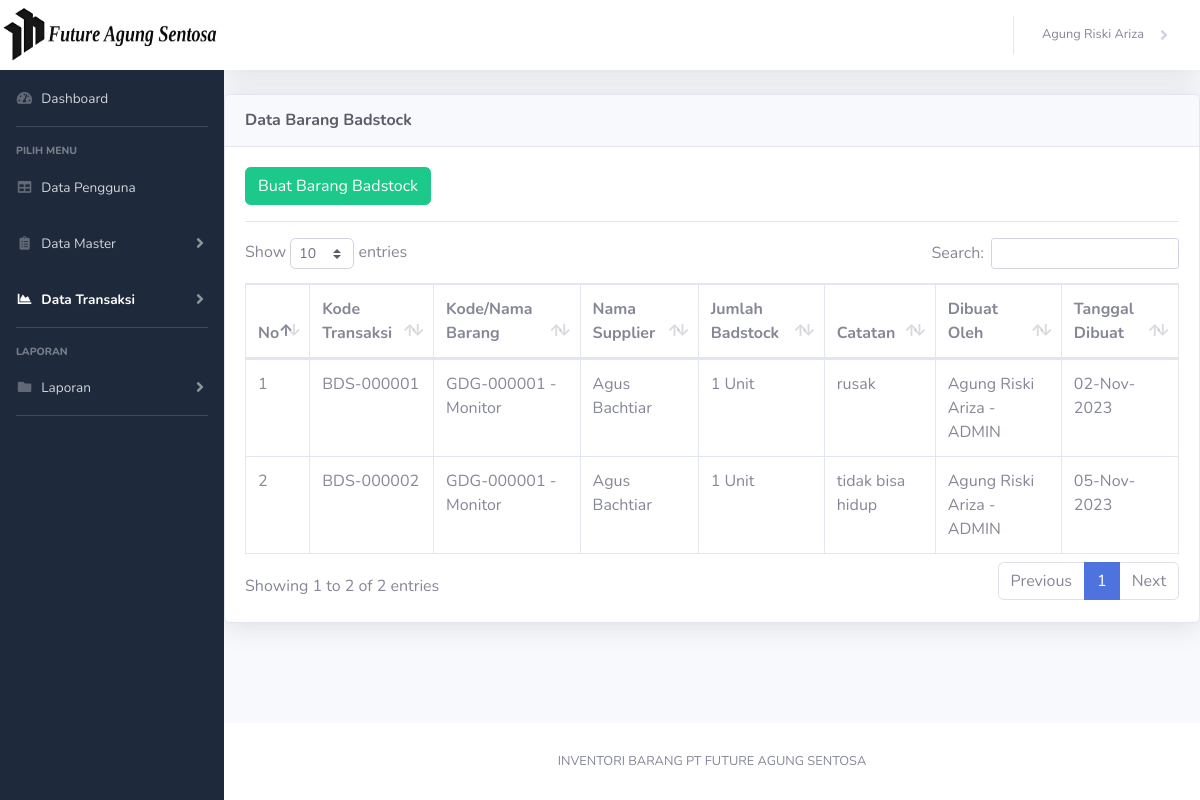
Page /views/data-barang-badstock/ (signed in) on the committed database.
### tables this page shows
CREATE TABLE `barangbadstock` (
  `idBarangBadstock` int(11) NOT NULL,
  `kodeTransaksi` varchar(10) DEFAULT NULL,
  `jumlah` int(11) DEFAULT NULL,
  `tanggal` date DEFAULT NULL,
  `catatan` varchar(255) DEFAULT NULL,
  `user_id` int(11) DEFAULT NULL,
  `gudang_id` int(11) DEFAULT NULL,
  `supplier_id` int(11) DEFAULT NULL
);

CREATE TABLE `gudang` (
  `idBarang` int(11) NOT NULL,
  `kodeBarang` varchar(10) DEFAULT NULL,
  `namaBarang` varchar(50) DEFAULT NULL,
  `jenisBarang` varchar(50) DEFAULT NULL,
  `stok` int(11) DEFAULT NULL,
  `user_id` int(11) DEFAULT NULL
);

CREATE TABLE `supplier` (
  `idSupplier` int(11) NOT NULL,
  `kodeSupplier` varchar(10) DEFAULT NULL,
  `namaSupplier` varchar(50) DEFAULT NULL,
  `nohp` varchar(16) DEFAULT NULL
);

CREATE TABLE `users` (
  `idUser` int(11) NOT NULL,
  `nip` int(15) DEFAULT NULL,
  `nama` varchar(30) DEFAULT NULL,
  `jabatan` enum('pegawai','admin','pimpinan') DEFAULT NULL,
  `password` varchar(255) DEFAULT NULL
);

### views/db.php (called while the page is built, shortened)
<?php
$conn = mysqli_connect("localhost", "root", "", "inventori");
function view($query){
    global $conn;
    $result = mysqli_query($conn, $query);
    $rows = [];
    while( $row = mysqli_fetch_assoc($result)){
        $rows[] = $row;
    }
    return $rows;
}

### views/data-barang-badstock/index.php (the view, shortened to what this page needs)
<?php
    include '../db.php';
    $barangbadstock = view("SELECT * FROM barangbadstock
    INNER JOIN users ON barangbadstock.user_id = users.idUser
    INNER JOIN supplier ON barangbadstock.user_id = supplier.idSupplier
    INNER JOIN gudang ON barangbadstock.user_id = gudang.idBarang");
?>
<!DOCTYPE html>
<html lang="en">
<head>
    <link href="../../vendor/fontawesome-free/css/all.min.css" rel="stylesheet" type="text/css">
    <link href="../../css/sb-admin-2.min.css" rel="stylesheet">
    <link href="../../css/style.css" rel="stylesheet">
    <link href="../../vendor/datatables/dataTables.bootstrap4.min.css" rel="stylesheet">
</head>
<body id="page-top">
<div id="wrapper">
    <ul class="navbar-nav merah sidebar sidebar-dark accordion" id="accordionSidebar">
        <img src="../../img/logo2_FAS_white.png" alt="Logo" class="tinggi">
        <li class="nav-item">
            <a class="nav-link" href="../">
                <i class="fas fa-fw fa-tachometer-alt"></i>
                <span>Dashboard</span>
            </a>
        </li>
        <hr class="sidebar-divider">
        <div class="sidebar-heading">
            Pilih Menu
        </div>
        <li class="nav-item">
            <a class="nav-link" href="../data-pengguna/">
                <i class="fas fa-fw fa-table"></i>
                <span>Data Pengguna</span></a>
        </li>
        <li class="nav-item">
            <a class="nav-link collapsed" href="#" data-toggle="collapse" data-target="#collapseTwo"
                aria-expanded="true" aria-controls="collapseTwo">
                <i class="fas fa-fw fa-clipboard-list"></i>
                <span>Data Master</span>
            </a>
        </li>
        <li class="nav-item active">
            <a class="nav-link collapsed" href="#" data-toggle="collapse" data-target="#collapseUtilities"
                aria-expanded="true" aria-controls="collapseUtilities">
                <i class="fas fa-fw fa-chart-area"></i>
                <span>Data Transaksi</span>
            </a>
        </li>
        <hr class="sidebar-divider">
        <?php if($_SESSION["jabatan"] == "admin" || $_SESSION["jabatan"] == "pimpinan"){ ?>
        <div class="sidebar-heading">
            Laporan
        </div>
        <li class="nav-item">
            <a class="nav-link collapsed" href="#" data-toggle="collapse" data-target="#collapsePages"
                aria-expanded="true" aria-controls="collapsePages">
                <i class="fas fa-fw fa-folder"></i>
                <span>Laporan</span>
            </a>
        </li>
        <hr class="sidebar-divider d-none d-md-block">
        <?php } ?>
    </ul>
    <div id="content-wrapper" class="d-flex flex-column">
        <div id="content">
            <nav class="navbar navbar-expand navbar-light bg-white topbar mb-4 static-top shadow">
                <ul class="navbar-nav ml-auto">
                    <li class="nav-item dropdown">
                        <a class="nav-link dropdown-toggle" href="#" id="userDropdown" role="button"
                            data-toggle="dropdown" aria-haspopup="true" aria-expanded="false">
                            <span class="mr-2 d-none d-lg-inline text-gray-600 small">
                                <?= $_SESSION['nama'] ?>
                            </span>
                        </a>
                    </li>
                </ul>
            </nav>
        <div class="card shadow mb-4">
            <div class="card-header py-3">
                <h6 class="m-0 font-weight-bold text-dark">Data Barang Badstock</h6>
            </div>
            <div class="card-body">
                <button class="btn btn-success"><a href="create.php" class="text-reset text-decoration-none">Buat Barang Badstock</a></button><hr>
                <div class="table-responsive">
                    <table class="table table-bordered" id="dataTable" width="100%" cellspacing="0">
                        <thead>
                            <tr>
                                <th>No</th>
                                <th>Kode Transaksi</th>
                                <th>Kode/Nama Barang</th>
                                <th>Nama Supplier</th>
                                <th>Jumlah Badstock</th>
                                <th>Catatan</th>
                                <th>Dibuat Oleh</th>
                                <th>Tanggal Dibuat</th>
                            </tr>
                        </thead>
                        <tbody>
                            <?php $no = 1; ?>
                            <?php foreach($barangbadstock as $badstock){ ?>
                            <tr>
                                <td><?= $no++ ?></td>
                                <td><?= $badstock['kodeTransaksi'] ?></td>
                                <td><?= $badstock['kodeBarang'] ?> - <?= $badstock['namaBarang'] ?></td>
                                <td><?= $badstock['namaSupplier'] ?></td>
                                <td><?= $badstock['jumlah'] ?> Unit</td>
                                <td><?= $badstock['catatan'] ?></td>
                                <td><?= $badstock['nama'] ?> - <span class="text-uppercase"><?= $badstock['jabatan'] ?></span></td>
                                <td><?= date('d-M-Y', strtotime($badstock['tanggal'])) ?></td>
                            </tr>
                            <?php } ?>
                        </tbody>
                    </table>
                </div>
            </div>
        </div>
        </div>
    <footer class="sticky-footer bg-white">
        <div class="container my-auto">
            <div class="copyright text-center my-auto">
                <span>INVENTORI BARANG PT FUTURE AGUNG SENTOSA</span>
            </div>
        </div>
    </footer>
    </div>
</div>
</body>
</html>

### css/style.css (style rules this page uses)
.merah { background-color: #1e293b; }
.tinggi { height: 70px; }

### rows in the picture
barangbadstock: kodeTransaksi "BDS-000001", gudang.kodeBarang "GDG-000001", gudang.namaBarang "Monitor", supplier.namaSupplier "Agus Bachtiar", jumlah "1", catatan "rusak", user.nama "Agung Riski Ariza", user.jabatan "ADMIN", tanggal "02-Nov-2023"
barangbadstock: kodeTransaksi "BDS-000002", gudang.kodeBarang "GDG-000001", gudang.namaBarang "Monitor", supplier.namaSupplier "Agus Bachtiar", jumlah "1", catatan "tidak bisa hidup", user.nama "Agung Riski Ariza", user.jabatan "ADMIN", tanggal "05-Nov-2023"

### other values in the picture
$_SESSION['nama'] "Agung Riski Ariza"
